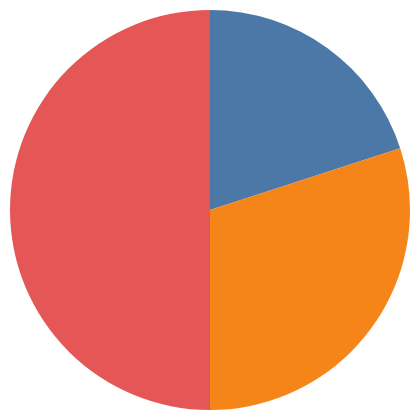

Here is the Vega-Lite specification saved for this chart:
### Vega-Lite specification from a JSON file in a GitHub repository (floating-point values rounded to 4 significant figures)
{"$schema": "https://vega.github.io/schema/vega-lite/v6.json", "width": 200, "height": 200, "padding": 5, "autosize": "none", "data": {"name": "table", "values": [{"cat": "A", "value": 4}, {"cat": "B", "value": 6}, {"cat": "C", "value": 10}]}, "mark": "arc", "encoding": {"theta": {"field": "value", "type": "quantitative"}, "color": {"field": "cat", "type": "nominal"}}}
